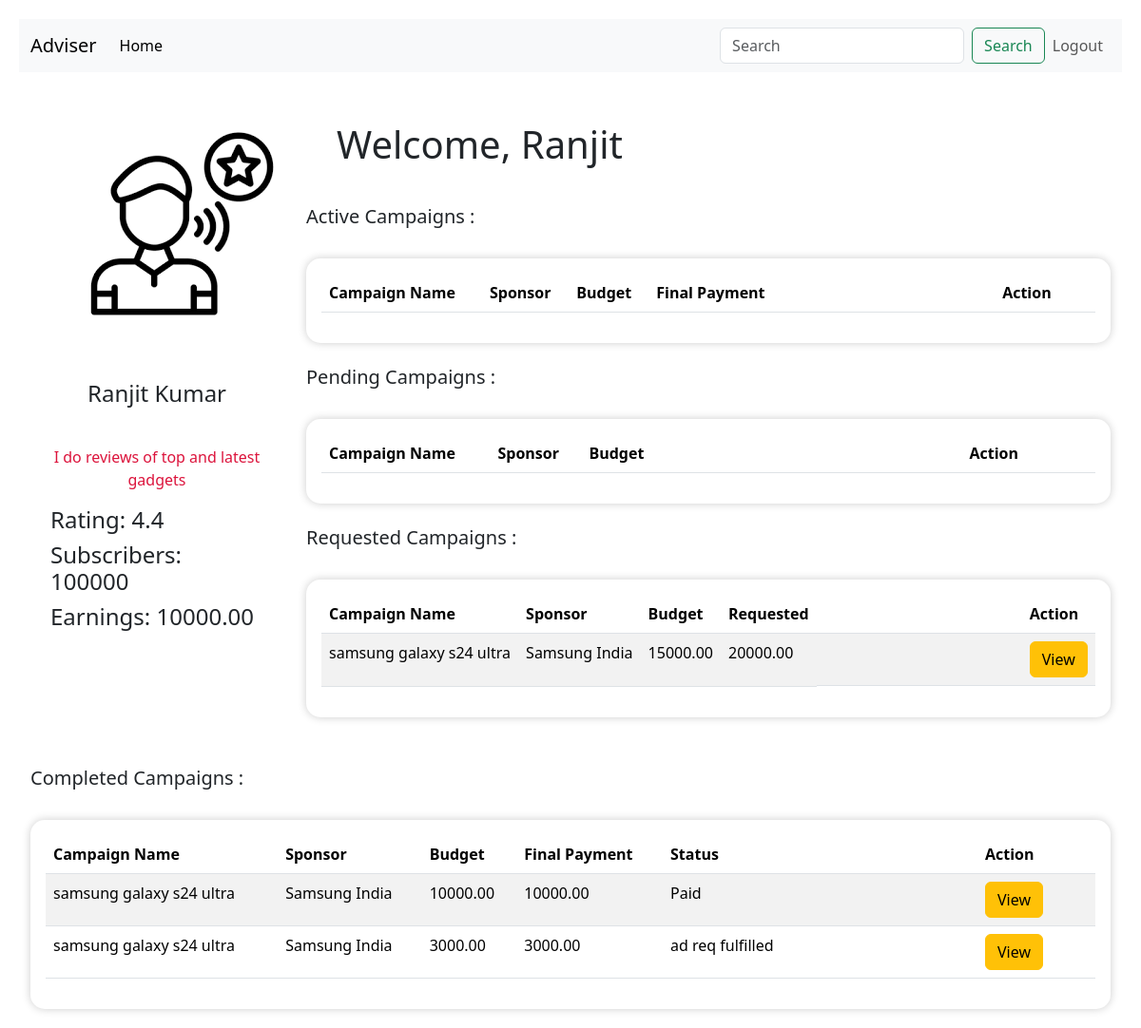
Page /influencer/geekyranjit/dashboard (signed in) on the committed database.
### backend/models.py (models this page shows)
class Influencer(db.Model):
    influencer_id=db.Column(db.Integer,primary_key=True,autoincrement=True)
    username=db.Column(db.String(),nullable=False,unique=True)
    password=db.Column(db.String(),nullable=False)
    f_name=db.Column(db.String(),nullable=False)
    l_name=db.Column(db.String(),nullable=False)
    earnings=db.Column(db.Numeric(10, 2),nullable=False,default=0)
    rating=db.Column(db.Numeric(3, 2),nullable=False,default=None)
    flagged=db.Column(db.Integer,nullable=False,default=0)
    bio=db.Column(db.String(),nullable=False)
    social_media=db.Column(db.String(),nullable=False)
    subs=db.Column(db.Integer,nullable=False)
    admin_id=db.Column(db.Integer,db.ForeignKey('admin.admin_id'),nullable=False,default=1)
    category_id=db.Column(db.String(),db.ForeignKey("category.cat_id"),nullable=False)
    niche_id=db.Column(db.String(),db.ForeignKey("niche.niche_id"),nullable=False)
    category=db.relationship('Category', back_populates='influencers')
    niche = db.relationship('Niche', back_populates='influencers')
    admin=db.relationship('Admin', back_populates='influencers')
    ads=db.relationship('Adrequest',back_populates='influencers')

class Adrequest(db.Model):
    ad_id=db.Column(db.Integer,primary_key=True,autoincrement=True)
    campaign_id=db.Column(db.Integer,db.ForeignKey("campaign.campaign_id"),nullable=False)
    influencer_id=db.Column(db.Integer,db.ForeignKey("influencer.influencer_id"),nullable=False)
    name=db.Column(db.String(), nullable=False,unique=True)
    content=db.Column(db.String(), nullable=False)
    niche_id=db.Column(db.String(),db.ForeignKey("niche.niche_id"),nullable=False)
    status=db.Column(db.String(), nullable=False,default='pending')
    budget = db.Column(db.Numeric(10, 2), nullable=False)
    negotiate_budget=db.Column(db.Numeric(10, 2), nullable=False,default=0)
    niche=db.relationship('Niche',back_populates='adrequests')
    campaign=db.relationship('Campaign',back_populates='ads')
    influencers=db.relationship('Influencer',back_populates='ads')

class Campaign(db.Model):
    campaign_id=db.Column(db.Integer,primary_key=True,autoincrement=True)
    name=db.Column(db.String(),nullable=False,unique=True)
    category_id=db.Column(db.String(),db.ForeignKey("category.cat_id"),nullable=False)
    start_date=db.Column(db.Date,nullable=False)
    end_date = db.Column(db.Date, nullable=False)
    budget = db.Column(db.Numeric(10, 2), nullable=False)
    initial_budget=db.Column(db.Numeric(10, 2),default=budget)
    status = db.Column(db.String(), nullable=False,default='active')
    visibility= db.Column(db.String(50),nullable=False)
    goals=db.Column(db.String(),nullable=False)
    flagged=db.Column(db.Integer,nullable=False,default=0)
    categories=db.relationship('Category',back_populates='campaigns')
    sponsor_id=db.Column(db.Integer,db.ForeignKey('sponsor.sponsor_id'),nullable=False)
    admin_id=db.Column(db.Integer,db.ForeignKey('admin.admin_id'),nullable=False,default=1)
    sponsors=db.relationship('Sponsor',back_populates='campaigns')
    admin=db.relationship('Admin',back_populates='campaigns')
    ads=db.relationship('Adrequest',back_populates='campaign')

class Sponsor(db.Model):
    sponsor_id=db.Column(db.Integer,primary_key=True,autoincrement=True)
    username=db.Column(db.String(),nullable=False,unique=True)
    password=db.Column(db.String(),nullable=False)
    company_name=db.Column(db.String(),nullable=False,unique=True)
    industry=db.Column(db.String(),nullable=False)
    initial_budget=db.Column(db.Numeric(10, 2),nullable=False,default=0)
    budget=db.Column(db.Numeric(10, 2),nullable=False)
    flagged=db.Column(db.Integer,nullable=False,default=0)
    admin_id=db.Column(db.Integer,db.ForeignKey('admin.admin_id'),nullable=False,default=1)
    campaigns=db.relationship('Campaign',back_populates='sponsors')
    admin=db.relationship('Admin',back_populates='sponsors')

### backend/users.py (the view)
@app.route('/influencer/<username>/dashboard',methods=['GET','POST'])                # influencer dashboard
def in_dash(username):
    inf=Influencer.query.filter_by(username=username).first()
    inf_ads=Adrequest.query.filter_by(influencer_id=inf.influencer_id).all()
    if int(inf.flagged)==1:
        return 'You have been flagged, Contact Admin !',400
    return render_template('influencer_dash.html',inf=inf,ads=inf_ads)

### templates/influencer_dash.html (shortened to what this page needs)
<!DOCTYPE html>
<html lang="en">
<head>
    <link rel="stylesheet" href="/static/style.css">
    <link href="https://cdn.jsdelivr.net/npm/bootstrap@5.3.3/dist/css/bootstrap.min.css" rel="stylesheet">
</head>
<body>
    <nav class="navbar navbar-expand-lg bg-body-tertiary">
        <div class="container-fluid">
          <a class="navbar-brand" href="/">Adviser</a>
          <div class="collapse navbar-collapse" id="navbarSupportedContent">
            <ul class="navbar-nav me-auto mb-2 mb-lg-0">
              <li class="nav-item">
                <a class="nav-link active" aria-current="page" href="#">Home</a>
              </li>
            </ul>
            <form class="d-flex" role="search" method="get" action="{{url_for('search_campaign',username=inf.username)}}">
                <input class="form-control me-2" type="search" placeholder="Search" aria-label="Search" name="query">
                <button class="btn btn-outline-success" type="submit" >Search</button>
              </form>
          </div>
          <ul class="navbar-nav me-auto mb-1 mb-lg-0">
            <li class="nav-item">
              <a class="nav-link" href="/influencer/login" >Logout</a>
            </li>
          </ul>
        </div>
    </nav>
<div class="container-fluid" >
    <div class="row">
        <div class="col-md-3 side-panel" >
            <div class="text-center" style="margin: 2rem; padding: 15px;">
                <img src="/static/inf_profile.png" alt="...">
            </div>
            <div class="mt-3" style="margin: 1rem; padding: 5px;">
                <h4 style="text-align: center; padding-bottom: 2rem;">{{ inf.f_name }} {{ inf.l_name }}</h4>
                <p style="text-align: center;color: crimson;">{{inf.bio}}</p>
                <h4>Rating: <span >{{inf.rating|round(1)}}</span></h4>
                <h4 >Subscribers: {{inf.subs}}</h4>
                <h4>Earnings: {{inf.earnings}}</h4>
            </div>
        </div>
    <div class="col-md-9 main-panel">
        <h1 style="padding: 2rem;">Welcome, {{ inf.f_name }}</h1>
        <h5>Active Campaigns :</h5>
        <br>
        <div style="padding: 2rem 0rem 2rem 0rem;box-shadow: 0 0 10px rgba(0, 0, 0, 0.2);background-color: #fff;border: 0px solid rgb(101, 99, 99); padding: 1rem;border-radius: 15px;">
            <table class="table table-striped">
                <thead>
                  <tr>
                    <th scope="col">Campaign Name</th>
                    <th scope="col">Sponsor</th>
                    <th scope="col">Budget</th>
                    <th scope="col">Final Payment</th>
                    <th scope="col" style="padding-left: 14rem;">Action</th>
                  </tr>
                </thead>
</table>
        </div>
        <br>
        <h5>Pending Campaigns :</h5>
        <br>
        <div style="padding: 2rem 0rem 2rem 0rem;box-shadow: 0 0 10px rgba(0, 0, 0, 0.2);background-color: #fff;border: 0px solid rgb(101, 99, 99); padding: 1rem;border-radius: 15px;">
            <table class="table table-striped">
                <thead>
                  <tr>
                    <th scope="col">Campaign Name</th>
                    <th scope="col">Sponsor</th>
                    <th scope="col">Budget</th>
                    <th scope="col" style="padding-left: 20rem;">Action</th>
                  </tr>
                </thead>
</table>
        </div>
        <br>
        <h5>Requested Campaigns :</h5>
        <br>
        <div style="padding: 2rem 0rem 2rem 0rem;box-shadow: 0 0 10px rgba(0, 0, 0, 0.2);background-color: #fff;border: 0px solid rgb(101, 99, 99); padding: 1rem;border-radius: 15px;">
            <table class="table table-striped">
                <thead>
                  <tr>
                    <th scope="col">Campaign Name</th>
                    <th scope="col">Sponsor</th>
                    <th scope="col">Budget</th>
                    <th scope="col">Requested</th>
                    <th scope="col" style="padding-left: 14rem;">Action</th>
                  </tr>
                </thead>
                <tbody>
            {% for ad in ads %}
            {%if ad.campaign.flagged!=1%}
            {% if ad.status=='requested by influencer'%}
            <tr style="width: auto;">
                <td>{{ad.campaign.name}}</td>
                <td>{{ad.campaign.sponsors.company_name}}</td>
                <td>{{ad.budget}}</td>
                {%if ad.negotiate_budget>ad.budget%}
                <td>{{ad.negotiate_budget}}</td>
                {%else%}
                <td>{{ad.budget}}</td>
                {%endif%}
                <td style="padding-left: 14rem;display: flex;">
                        <button type="button" class="btn btn-warning" data-bs-toggle="modal" data-bs-target="#viewadd{{ad.ad_id}}">View</button>
                </td>
            </tr>
    {%endif%}
    {%endif%}
{%endfor%}
</tbody>
</table>
        </div>
    </div>
<div style="margin-top: 2rem;">
        <h5>Completed Campaigns :</h5>
        <br>
    <div style="padding: 2rem 0rem 2rem 0rem;box-shadow: 0 0 10px rgba(0, 0, 0, 0.2);background-color: #fff;border: 0px solid rgb(101, 99, 99); padding: 1rem;border-radius: 15px;">
            <table class="table table-striped">
                <thead>
                  <tr>
                    <th scope="col">Campaign Name</th>
                    <th scope="col">Sponsor</th>
                    <th scope="col">Budget</th>
                    <th scope="col">Final Payment</th>
                    <th scope="col">Status</th>
                    <th scope="col" style="padding-left: 12rem;">Action</th>
                  </tr>
                </thead>
                <tbody>
            {% for ad in ads %}
            {% if ad.status=='Paid' or ad.status=='ad req fulfilled' %}
            <tr style="width: auto;">
                <td>{{ad.campaign.name}}</td>
                <td>{{ad.campaign.sponsors.company_name}}</td>
                <td>{{ad.budget}}</td>
                {%if ad.negotiate_budget>ad.budget%}
                <td>{{ad.negotiate_budget}}</td>
                {%else%}
                <td>{{ad.budget}}</td>
                {%endif%}
                <td>{{ad.status}}</td>
                <td style="padding-left: 12rem;">
                        <button type="button" class="btn btn-warning" data-bs-toggle="modal" data-bs-target="#viewadd{{ad.ad_id}}">View</button>
                </td>
            </tr>
    {%endif%}
{%endfor%}
</tbody>
</table>
        </div>
    </div>
</div>
</div>
</body>
</html>

### static/style.css (style rules this page uses)
* { margin: 0px; }
body { font-family: Arial, sans-serif; background-color: #f4f4f4bb; margin: 0; padding: 20px; }
.main-panel { flex: 1; padding: 20px; }

### rows in the picture
Influencer: f_name "Ranjit", l_name "Kumar", bio "I do reviews of top and latest gadgets", rating "4.4", subs "100000", earnings "10000.00"
Adrequest: campaign.name "samsung galaxy s24 ultra", campaign.sponsors.company_name "Samsung India", budget "15000.00", negotiate_budget "20000.00"
Adrequest: campaign.name "samsung galaxy s24 ultra", campaign.sponsors.company_name "Samsung India", budget "10000.00", status "Paid"
Adrequest: campaign.name "samsung galaxy s24 ultra", campaign.sponsors.company_name "Samsung India", budget "3000.00", status "ad req fulfilled"
